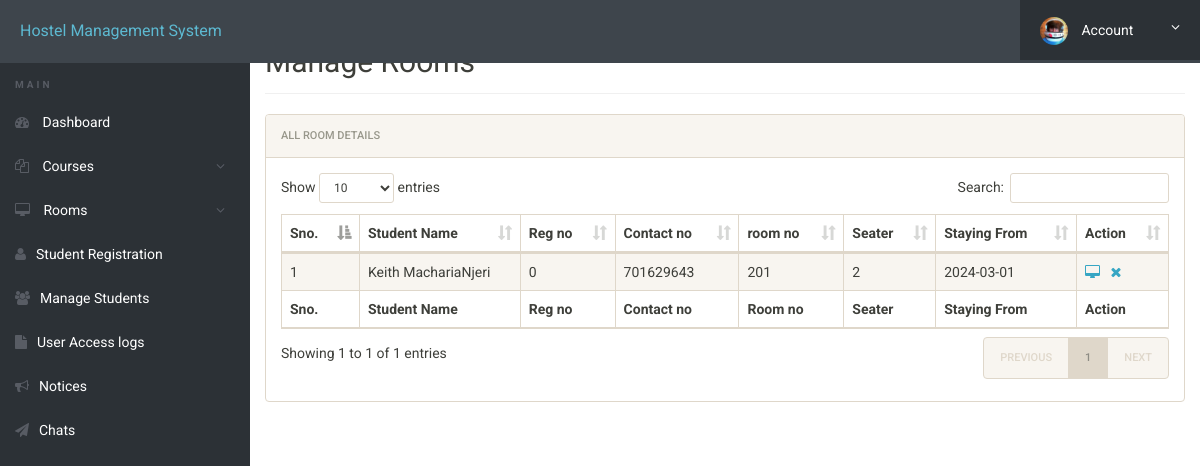
The app's page /admin/manage-students.php (signed in) with its own data.
### tables this page shows
CREATE TABLE `registration` (
  `id` int(11) NOT NULL,
  `roomno` int(11) NOT NULL,
  `seater` int(11) NOT NULL,
  `feespm` int(11) NOT NULL,
  `foodstatus` int(11) NOT NULL,
  `stayfrom` date NOT NULL,
  `duration` int(11) NOT NULL,
  `course` varchar(500) NOT NULL,
  `regno` int(11) NOT NULL,
  `firstName` varchar(500) NOT NULL,
  `middleName` varchar(500) NOT NULL,
  `lastName` varchar(500) NOT NULL,
  `gender` varchar(250) NOT NULL,
  `contactno` bigint(11) NOT NULL,
  `emailid` varchar(500) NOT NULL,
  `egycontactno` bigint(11) NOT NULL,
  `guardianName` varchar(500) NOT NULL,
  `guardianRelation` varchar(500) NOT NULL,
  `guardianContactno` bigint(11) NOT NULL,
  `corresAddress` varchar(500) NOT NULL,
  `corresCIty` varchar(500) NOT NULL,
  `corresState` varchar(500) NOT NULL,
  `corresPincode` int(11) NOT NULL,
  `pmntAddress` varchar(500) NOT NULL,
  `pmntCity` varchar(500) NOT NULL,
  `pmnatetState` varchar(500) NOT NULL,
  `pmntPincode` int(11) NOT NULL,
  `postingDate` timestamp NOT NULL DEFAULT current_timestamp(),
  `updationDate` varchar(500) NOT NULL
);

### admin/manage-students.php (the view, shortened to what this page needs)
<?php
include('includes/config.php');
?>
<!doctype html>
<html lang="en" class="no-js">
<head>
	<link rel="stylesheet" href="css/font-awesome.min.css">
	<link rel="stylesheet" href="css/bootstrap.min.css">
	<link rel="stylesheet" href="css/dataTables.bootstrap.min.css">
	<link rel="stylesheet" href="css/bootstrap-social.css">
	<link rel="stylesheet" href="css/bootstrap-select.css">
	<link rel="stylesheet" href="css/fileinput.min.css">
	<link rel="stylesheet" href="css/awesome-bootstrap-checkbox.css">
	<link rel="stylesheet" href="css/style.css">
</head>
<body>
	<?php include('includes/header.php');?>
	<div class="ts-main-content">
			<?php include('includes/sidebar.php');?>
		<div class="content-wrapper">
			<div class="container-fluid">
				<div class="row">
					<div class="col-md-12">
						<h2 class="page-title">Manage Rooms</h2>
						<div class="panel panel-default">
							<div class="panel-heading">All Room Details</div>
							<div class="panel-body">
								<table id="zctb" class="display table table-striped table-bordered table-hover" cellspacing="0" width="100%">
									<thead>
										<tr>
											<th>Sno.</th>
											<th>Student Name</th>
											<th>Reg no</th>
											<th>Contact no </th>
											<th>room no  </th>
											<th>Seater </th>
											<th>Staying From </th>
											<th>Action</th>
										</tr>
									</thead>
									<tfoot>
										<tr>
											<th>Sno.</th>
											<th>Student Name</th>
											<th>Reg no</th>
											<th>Contact no </th>
											<th>Room no  </th>
											<th>Seater </th>
											<th>Staying From </th>
											<th>Action</th>
										</tr>
									</tfoot>
									<tbody>
<?php
$ret="select * from registration";
$stmt= $mysqli->prepare($ret) ;
$stmt->execute() ;
$res=$stmt->get_result();
$cnt=1;
while($row=$res->fetch_object())
	  {
	  	?>
<tr><td><?php echo $cnt;;?></td>
<td><?php echo $row->firstName;?><?php echo $row->middleName;?><?php echo $row->lastName;?></td>
<td><?php echo $row->regno;?></td>
<td><?php echo $row->contactno;?></td>
<td><?php echo $row->roomno;?></td>
<td><?php echo $row->seater;?></td>
<td><?php echo $row->stayfrom;?></td>
<td>
<a href="javascript:void(0);"  onClick="popUpWindow('http://localhost/hostel/admin/full-profile.php?id=<?php echo $row->id;?>');" title="View Full Details"><i class="fa fa-desktop"></i></a>&nbsp;&nbsp;
<a href="manage-students.php?del=<?php echo $row->id;?>" title="Delete Record" onclick="return confirm("Do you want to delete");"><i class="fa fa-close"></i></a></td>
										</tr>
									<?php
$cnt=$cnt+1;
									 } ?>
									</tbody>
								</table>
							</div>
						</div>
					</div>
				</div>
			</div>
		</div>
	</div>
</body>
</html>

### admin/css/style.css (style rules this page uses)
html { font-size: 14px; }
@media only screen and (min-width: 480px) { html { font-size: 17px; } }
@media only screen and (min-width: 768px) { html { font-size: 14px; } }
body { font-size: 1em; }
a { color: #37a6c4; }
.panel { overflow: hidden; }
.page-title { padding-bottom: 15px; margin-bottom: 20px; border-bottom: 1px solid #f0f0f0; }
.ts-main-content .content-wrapper { padding-top: 15px; margin-top: 10px; }
@media only screen and (min-width: 992px) { .ts-main-content .content-wrapper { margin-left: 250px; } }

### records on screen
registration: firstName "Keith", middleName "Macharia", lastName "Njeri", regno "0", contactno "701629643", roomno "201", seater "2", stayfrom "2024-03-01"
